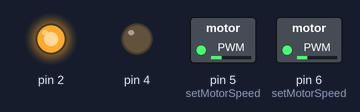
A sketch run on a simulated Arduino Uno, built with avr-gcc and run on an emulated ATmega328P. Shown: switched loads named in the sketch (green lamp = pin HIGH), output pins drawn as LEDs (lit = HIGH).

Above: at 2.05 s.
At 2.85 s:
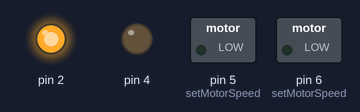
At 3.65 s:
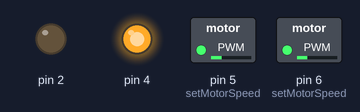
At 5.3 s:
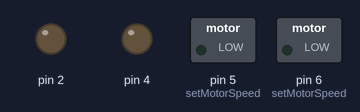
At 6.9 s:
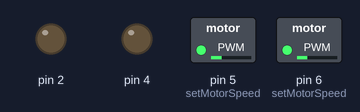
At 8.55 s:
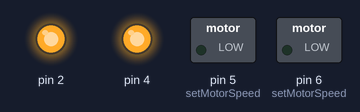
Timing chart, 0 to 10.6 s (numbered marks = the images above):
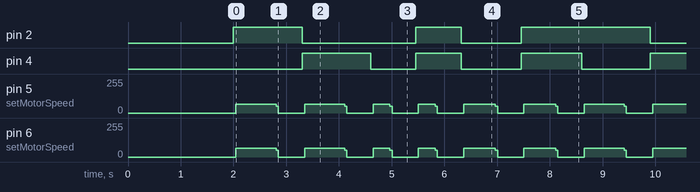

The sketch:

Lab_4_ch2.ino
```cpp
// DUSONG, ADELINO JR. J.
// COE185.1 LAB 4: CHECKOFF #2 ROBOT MOTOR MOVEMENTS

#include <avr/io.h>
#include <util/delay.h>

void setMotorSpeed(int leftWheel, int rightWheel) {
  for (int i = 0; i < 256; ++i) {

    if (i < rightWheel) {
      PORTD |= (1 << PORTD6);
      _delay_us(1000);
      PORTD &= ~(1 << PORTD6);
      _delay_us(1000);
    } else {
      PORTD &= ~(1 << PORTD6);
    }

    if (i < leftWheel) {
      PORTD |= (1 << PORTD5);
      _delay_us(1000);
      PORTD &= ~(1 << PORTD5);
      _delay_us(1000);
    } else {
      PORTD &= ~(1 << PORTD5);
    }

  }
}

void moveforward(uint8_t pwm) {
    PORTD |= (1 << PD2);
    PORTD &= ~(1 << PD4);
    setMotorSpeed(pwm, pwm);
}

void movebackward(uint8_t pwm) {
    PORTD &= ~(1 << PD2);
    PORTD |= (1 << PD4);
    setMotorSpeed(pwm, pwm);
}

void rotateleft(uint8_t pwm) {
    PORTD &= ~(1 << PD2) & ~(1 << PD4);
    setMotorSpeed(pwm, pwm);
}

void rotateright(uint8_t pwm) {
    PORTD |= (1 << PD2) | (1 << PD4);
    setMotorSpeed(pwm, pwm);
}

void stop() {
    PORTD &= ~(1 << PD2);
    PORTD |= (1 << PD4);
    setMotorSpeed(0, 0);
}

void setup(){
  Serial.begin(9600);
  sei();

  DDRD |= (1 << DDD2);
  DDRD |= (1 << DDD4);
  DDRD |= (1 << DDD5);
  DDRD |= (1 << DDD6);

  _delay_ms(2000);
}

void loop() {
  // Forward
  moveforward(200);
  _delay_ms(500);

  // Backward
  movebackward(200);
  _delay_ms(500);

  // Small Turn Left
  rotateleft(90);
  _delay_ms(500);

  // Small Turn Right
  rotateright(90);
  _delay_ms(500);

  // Large Turn Left
  rotateleft(160);
  _delay_ms(500);

  // Large Turn Right
  rotateright(160);
  _delay_ms(500);

}
```

Measured:
- by itself, pin 2: repeats every 6.6 s: LOW 2.2 s, HIGH 0.86 s, LOW 1.1 s, HIGH 2.4 s
- by itself, pin 4: repeats every 6.6 s: LOW 0.86 s, HIGH 0.86 s, LOW 1.1 s, HIGH 1.1 s, LOW 1.3 s, HIGH 1.3 s
- by itself, pin 5 (setMotorSpeed): repeats every 6.6 s: 51/255 0.04 s, 0/255 0.50 s, 67/255 0.76 s, 51/255 0.04 s, 0/255 0.50 s, 67/255 0.32 s, 51/255 0.04 s, 0/255 0.50 s, 67/255 0.32 s, 51/255 0.04 s, 0/255 0.50 s, 67/255 0.60 s, 51/255 0.04 s, 0/255 0.50 s, 67/255 0.60 s, 51/255 0.04 s, 0/255 0.50 s, 67/255 0.76 s
- by itself, pin 6 (setMotorSpeed): repeats every 6.6 s: 51/255 0.04 s, 0/255 0.50 s, 64/255 0.76 s, 51/255 0.04 s, 0/255 0.50 s, 64/255 0.32 s, 51/255 0.04 s, 0/255 0.50 s, 64/255 0.32 s, 51/255 0.04 s, 0/255 0.50 s, 64/255 0.60 s, 51/255 0.04 s, 0/255 0.50 s, 64/255 0.60 s, 51/255 0.04 s, 0/255 0.50 s, 64/255 0.76 s
